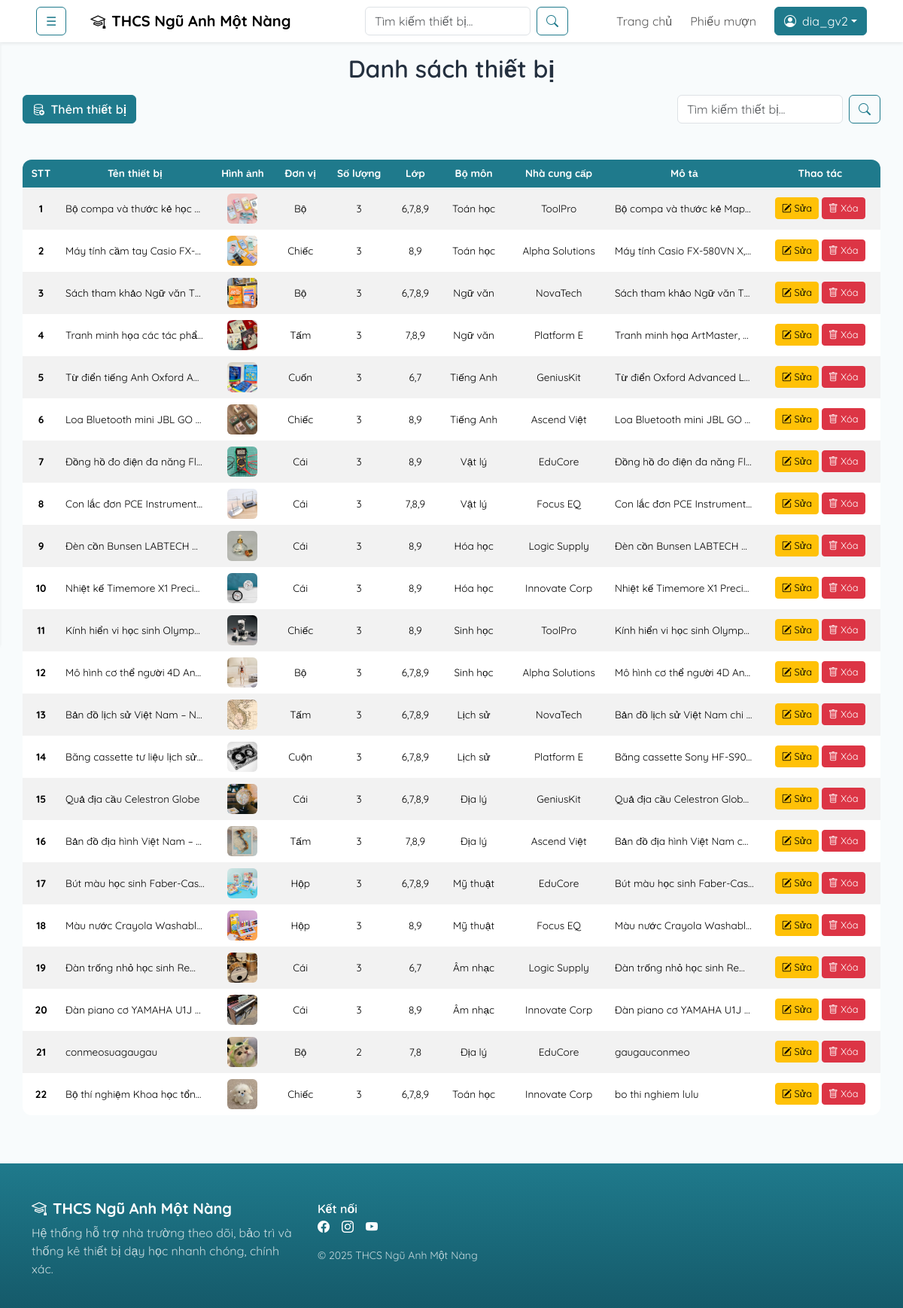
/index.php?page=dsthietbi (signed in), run on the app's committed database.
### tables this page shows
CREATE TABLE `thietbi` (
  `maThietBi` int(11) NOT NULL,
  `tenThietBi` varchar(255) NOT NULL,
  `hinhAnh` varchar(255) DEFAULT NULL,
  `donVi` varchar(50) NOT NULL,
  `soLuong` int(11) NOT NULL,
  `lop` varchar(50) NOT NULL,
  `maBoMon` int(11) NOT NULL,
  `maNhaCungCap` int(11) NOT NULL,
  `moTa` text DEFAULT NULL
);

CREATE TABLE `bomon` (
  `maBoMon` int(11) NOT NULL,
  `tenBoMon` varchar(100) NOT NULL,
  `moTa` text DEFAULT NULL
);

CREATE TABLE `nhacungcap` (
  `maNhaCungCap` int(11) NOT NULL,
  `tenNhaCungCap` varchar(100) NOT NULL,
  `diaChi` varchar(255) DEFAULT NULL,
  `soDienThoai` varchar(20) DEFAULT NULL,
  `email` varchar(100) DEFAULT NULL
);

### App/Models/mThietBi.php (called while the page is built, shortened)
<?php
class modelThietBi {
    public function selectAllThietBi() {
        $p = new clsKetNoi();
        $truyvan = "SELECT *, tb.moTa FROM thietbi tb
                    JOIN bomon bm ON tb.maBoMon = bm.maBoMon
                    JOIN nhacungcap ncc ON ncc.maNhaCungCap = tb.maNhaCungCap";
        $con = $p->moketnoi();
        $kq = mysqli_query($con, $truyvan);
        return $kq;
    }
}
?>

### App/Controllers/cThietBi.php (called while the page is built, shortened)
<?php
include_once('App/Models/mThietBi.php');
class controlThietBi {
    public function getAllThietBi() {
        $p = new modelThietBi();
        $kq = $p->selectAllThietBi();
        if(mysqli_num_rows($kq) > 0) {
            return $kq;
        } else {
            return false;
        }
    }
}
?>

### App/Views/thietbi/qlthietbi/dsthietbi.php (the view, shortened to what this page needs)
<h2 class="text-center fw-semibold my-3">Danh sách thiết bị</h2>
<div class="d-flex mx-auto justify-content-between align-items-center" style="width: 95%">
    <a href="index.php?page=themthietbi" class="btn btn-primary fw-semibold"><i class="bi bi-database-add me-1"></i> Thêm thiết bị</a>
    <form class="d-flex" action="index.php" method="get">
        <input class="form-control me-2" type="text" name="keyword" placeholder="Tìm kiếm thiết bị..." style="width: 220px;">
        <button class="btn btn-outline-primary" type="submit"><i class="bi bi-search"></i></button>
    </form>
</div>
<div class="d-flex justify-content-center">
    <div class="table-responsive my-5" style="width: 95%;">
        <table class="table table-striped table-hover table-borderless align-middle" style="font-size: 0.85em;">
            <thead class="text-center">
                <tr>
                    <th>STT</th>
                    <th>Tên thiết bị</th>
                    <th>Hình ảnh</th>
                    <th>Đơn vị</th>
                    <th>Số lượng</th>
                    <th>Lớp</th>
                    <th>Bộ môn</th>
                    <th>Nhà cung cấp</th>
                    <th>Mô tả</th>
                    <th>Thao tác</th>
                </tr>
            </thead>
            <tbody>
            <?php
            include_once('App/Controllers/cThietBi.php');
            $p = new controlThietBi();
            if(isset($_GET['keyword'])) {
                $keyword = $_GET['keyword'];
                $kq = $p->searchThietBi($keyword);
            } else {
                $kq = $p->getAllThietBi();
            }
            if ($kq && $kq->num_rows > 0) {
                $dem = 0;
                while ($r = $kq->fetch_assoc()) {
                    $dem++;
                    echo '<tr>';
                        echo '<td class="text-center"><strong>' . $dem . '</strong></td>';
                        echo '<td title="'.$r['tenThietBi'].'">' . $r['tenThietBi'] . '</td>';
                        echo '<td><img src="public/uploads/' . $r['hinhAnh'] . '" width="40" height="40" class="rounded d-block mx-auto"></td>';
                        echo '<td class="text-center">' . $r['donVi'] . '</td>';
                        echo '<td class="text-center">' . $r['soLuong'] . '</td>';
                        echo '<td class="text-center">' . $r['lop'] . '</td>';
                        echo '<td class="text-center">' . $r['tenBoMon'] . '</td>';
                        echo '<td class="text-center">' . $r['tenNhaCungCap'] . '</td>';
                        echo '<td>' . $r['moTa'] . '</td>';
                        echo '<td class="text-center">';
                            echo '<a href="index.php?page=suathietbi&maThietBi=' . $r['maThietBi'] . '" class="btn btn-sm btn-warning" style="font-size: 0.95em;"><i class="bi bi-pencil-square"></i> Sửa</a>&nbsp;';
                            echo '<a href="index.php?page=xoathietbi&action=delete&maThietBi=' . $r['maThietBi'] . '" class="btn btn-sm btn-danger" style="font-size: 0.95em;" onclick="return confirm(\'Bạn có chắc muốn xóa thiết bị này không?\')"><i class="bi bi-trash"></i> Xóa</a>';
                        echo '</td>';
                    echo '</tr>';
                }
            } else {
                echo '<tr><td colspan="11"><h5 class="text-center text-muted">Chúng tôi tạm thời chưa có thiết bị nào, mời bạn quay lại sau.</h5></td></tr>';
            }
            ?>
            </tbody>
        </table>
    </div>
</div>

### public/css/style.css (style rules this page uses)
:root { --na-primary: #1f7a8c; --na-primary-2: #155a6a; --na-accent: #f4a261; --na-ink: #24303f; --na-muted: #6c7a89; --na-bg: #f8fbfc; --na-card: #ffffff; --na-gold: #c9a227; --shadow-soft: 0 10px 30px rgba(31,122,140,.12); }
body { font-family: 'Quicksand', Arial, sans-serif; color:var(--na-ink); background:var(--na-bg) }
.btn-primary { --bs-btn-bg:var(--na-primary); --bs-btn-border-color:var(--na-primary); --bs-btn-hover-bg:var(--na-primary-2); --bs-btn-hover-border-color:var(--na-primary-2) }
.btn-outline-primary { --bs-btn-color:var(--na-primary); --bs-btn-border-color:var(--na-primary); --bs-btn-hover-bg:var(--na-primary); --bs-btn-hover-border-color:var(--na-primary) }
.table thead th { background-color: var(--na-primary); color: white; }
.table { border-radius: 12px; overflow: hidden; }

### App/Views/thietbi/qlthietbi/dsthietbi.php (style rules this page uses)
th, td { max-width: 12.5em; white-space: nowrap; overflow: hidden; text-overflow: ellipsis; }

### data on the page
thietbi: tenThietBi "Bộ compa và thước kẻ học…", hinhAnh (picture), donVi "Bộ", soLuong "3", lop "6,7,8,9", maBoMon.tenBoMon "Toán học", maNhaCungCap.tenNhaCungCap "ToolPro", moTa "Bộ compa và thước kẻ Map…"
thietbi: tenThietBi "Máy tính cầm tay Casio FX-…", hinhAnh (picture), donVi "Chiếc", soLuong "3", lop "8,9", maBoMon.tenBoMon "Toán học", maNhaCungCap.tenNhaCungCap "Alpha Solutions", moTa "Máy tính Casio FX-580VN X,…"
thietbi: tenThietBi "Sách tham khảo Ngữ văn T…", hinhAnh (picture), donVi "Bộ", soLuong "3", lop "6,7,8,9", maBoMon.tenBoMon "Ngữ văn", maNhaCungCap.tenNhaCungCap "NovaTech", moTa "Sách tham khảo Ngữ văn T…"
thietbi: tenThietBi "Tranh minh họa các tác phẩ…", hinhAnh (picture), donVi "Tấm", soLuong "3", lop "7,8,9", maBoMon.tenBoMon "Ngữ văn", maNhaCungCap.tenNhaCungCap "Platform E", moTa "Tranh minh họa ArtMaster,…"
thietbi: tenThietBi "Từ điển tiếng Anh Oxford A…", hinhAnh (picture), donVi "Cuốn", soLuong "3", lop "6,7", maBoMon.tenBoMon "Tiếng Anh", maNhaCungCap.tenNhaCungCap "GeniusKit", moTa "Từ điển Oxford Advanced L…"
thietbi: tenThietBi "Loa Bluetooth mini JBL GO…", hinhAnh (picture), donVi "Chiếc", soLuong "3", lop "8,9", maBoMon.tenBoMon "Tiếng Anh", maNhaCungCap.tenNhaCungCap "Ascend Việt", moTa "Loa Bluetooth mini JBL GO…"
thietbi: tenThietBi "Đồng hồ đo điện đa năng Fl…", hinhAnh (picture), donVi "Cái", soLuong "3", lop "8,9", maBoMon.tenBoMon "Vật lý", maNhaCungCap.tenNhaCungCap "EduCore", moTa "Đồng hồ đo điện đa năng Fl…"
thietbi: tenThietBi "Con lắc đơn PCE Instrument…", hinhAnh (picture), donVi "Cái", soLuong "3", lop "7,8,9", maBoMon.tenBoMon "Vật lý", maNhaCungCap.tenNhaCungCap "Focus EQ", moTa "Con lắc đơn PCE Instrument…"
thietbi: tenThietBi "Đèn cồn Bunsen LABTECH C…", hinhAnh (picture), donVi "Cái", soLuong "3", lop "8,9", maBoMon.tenBoMon "Hóa học", maNhaCungCap.tenNhaCungCap "Logic Supply", moTa "Đèn cồn Bunsen LABTECH C…"
thietbi: tenThietBi "Nhiệt kế Timemore X1 Precis…", hinhAnh (picture), donVi "Cái", soLuong "3", lop "8,9", maBoMon.tenBoMon "Hóa học", maNhaCungCap.tenNhaCungCap "Innovate Corp", moTa "Nhiệt kế Timemore X1 Precis…"
thietbi: tenThietBi "Kính hiển vi học sinh Olymp…", hinhAnh (picture), donVi "Chiếc", soLuong "3", lop "8,9", maBoMon.tenBoMon "Sinh học", maNhaCungCap.tenNhaCungCap "ToolPro", moTa "Kính hiển vi học sinh Olymp…"
thietbi: tenThietBi "Mô hình cơ thể người 4D An…", hinhAnh (picture), donVi "Bộ", soLuong "3", lop "6,7,8,9", maBoMon.tenBoMon "Sinh học", maNhaCungCap.tenNhaCungCap "Alpha Solutions", moTa "Mô hình cơ thể người 4D An…"
thietbi: tenThietBi "Bản đồ lịch sử Việt Nam – N…", hinhAnh (picture), donVi "Tấm", soLuong "3", lop "6,7,8,9", maBoMon.tenBoMon "Lịch sử", maNhaCungCap.tenNhaCungCap "NovaTech", moTa "Bản đồ lịch sử Việt Nam chi…"
thietbi: tenThietBi "Băng cassette tư liệu lịch sử…", hinhAnh (picture), donVi "Cuộn", soLuong "3", lop "6,7,8,9", maBoMon.tenBoMon "Lịch sử", maNhaCungCap.tenNhaCungCap "Platform E", moTa "Băng cassette Sony HF-S90…"
thietbi: tenThietBi "Quả địa cầu Celestron Globe", hinhAnh (picture), donVi "Cái", soLuong "3", lop "6,7,8,9", maBoMon.tenBoMon "Địa lý", maNhaCungCap.tenNhaCungCap "GeniusKit", moTa "Quả địa cầu Celestron Glob…"
thietbi: tenThietBi "Bản đồ địa hình Việt Nam –…", hinhAnh (picture), donVi "Tấm", soLuong "3", lop "7,8,9", maBoMon.tenBoMon "Địa lý", maNhaCungCap.tenNhaCungCap "Ascend Việt", moTa "Bản đồ địa hình Việt Nam c…"
thietbi: tenThietBi "Bút màu học sinh Faber-Cas…", hinhAnh (picture), donVi "Hộp", soLuong "3", lop "6,7,8,9", maBoMon.tenBoMon "Mỹ thuật", maNhaCungCap.tenNhaCungCap "EduCore", moTa "Bút màu học sinh Faber-Cas…"
thietbi: tenThietBi "Màu nước Crayola Washabl…", hinhAnh (picture), donVi "Hộp", soLuong "3", lop "8,9", maBoMon.tenBoMon "Mỹ thuật", maNhaCungCap.tenNhaCungCap "Focus EQ", moTa "Màu nước Crayola Washabl…"
thietbi: tenThietBi "Đàn trống nhỏ học sinh Re…", hinhAnh (picture), donVi "Cái", soLuong "3", lop "6,7", maBoMon.tenBoMon "Âm nhạc", maNhaCungCap.tenNhaCungCap "Logic Supply", moTa "Đàn trống nhỏ học sinh Re…"
thietbi: tenThietBi "Đàn piano cơ YAMAHA U1J…", hinhAnh (picture), donVi "Cái", soLuong "3", lop "8,9", maBoMon.tenBoMon "Âm nhạc", maNhaCungCap.tenNhaCungCap "Innovate Corp", moTa "Đàn piano cơ YAMAHA U1J…"
thietbi: tenThietBi "conmeosuagaugau", hinhAnh (picture), donVi "Bộ", soLuong "2", lop "7,8", maBoMon.tenBoMon "Địa lý", maNhaCungCap.tenNhaCungCap "EduCore", moTa "gaugauconmeo"
thietbi: tenThietBi "Bộ thí nghiệm Khoa học tổn…", hinhAnh (picture), donVi "Chiếc", soLuong "3", lop "6,7,8,9", maBoMon.tenBoMon "Toán học", maNhaCungCap.tenNhaCungCap "Innovate Corp", moTa "bo thi nghiem lulu"

### other printed values
$_SESSION['tenDangNhap'] "dia_gv2"
